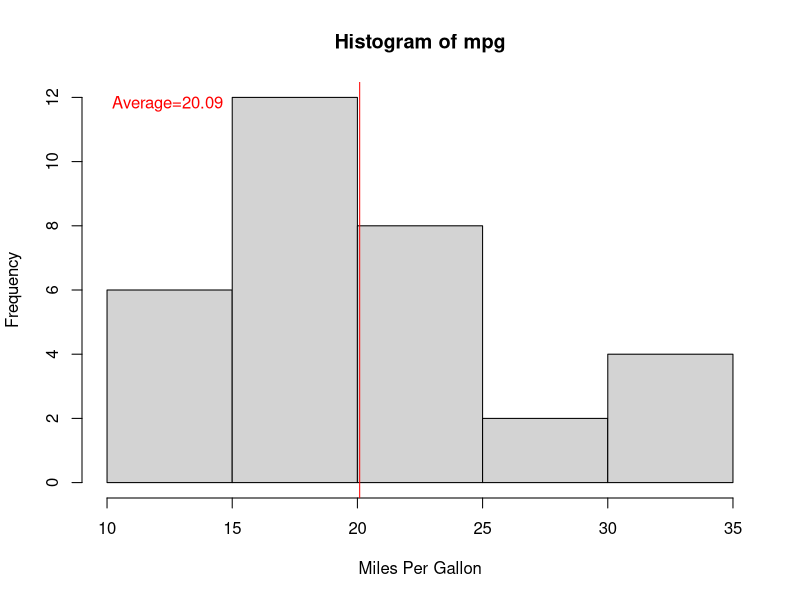

The R script that drew this image:
#1
data(mtcars)


#2
#Create a histogram of the mpg variable
hist(mtcars$mpg, 
     main="Histogram of mpg",
     xlab="Miles Per Gallon", 
     ylab="Frequency"
)

#Showing the average line
abline(v=mean(mtcars$mpg), col="red")

#Showing the value of the average in the top left corner
legend("topleft", "Average=20.09", text.col="red", bty="n")

#Observations:
# - Most of the cars fall with in the 15-25 mpg range with a few outliers above 30
